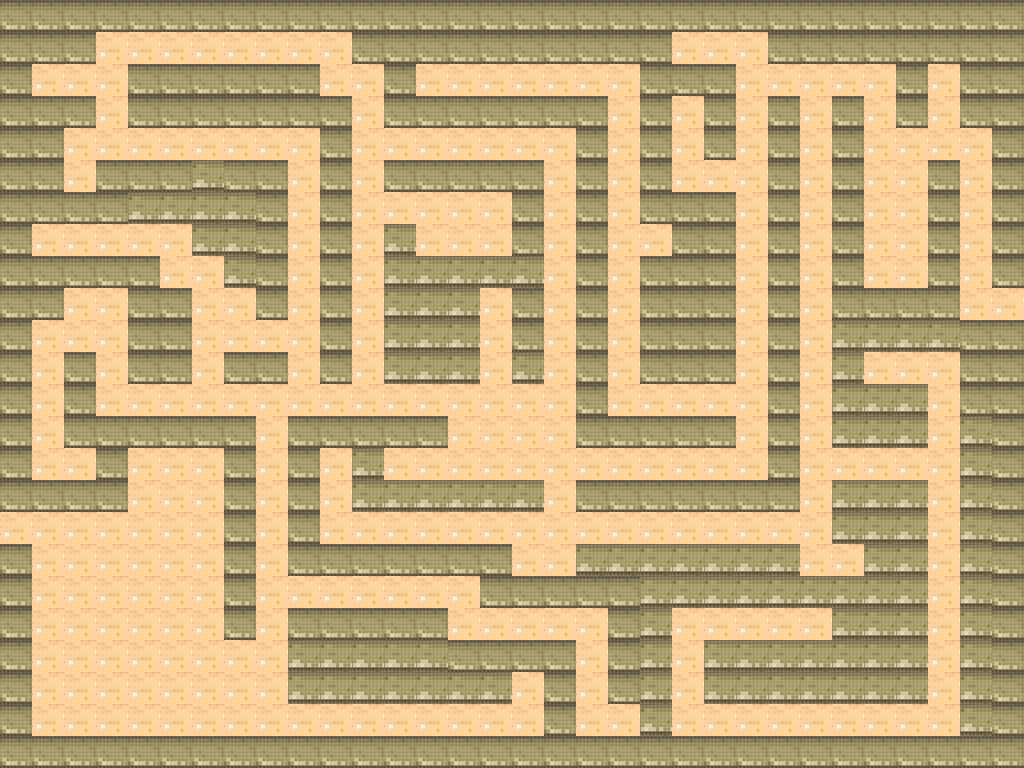

Tiled map render using the project's own tile images. Description and the whole map definition, tile-layer contents included, below:
An orthogonal 32x24 tile map with 32x32 px tiles, 1 tile layer (Tile Layer 1).

<map version="1.2" tiledversion="1.2.0" orientation="orthogonal" renderorder="right-down" width="32" height="24" tilewidth="32" tileheight="32" infinite="0" nextlayerid="2" nextobjectid="1">
 <tileset firstgid="1" source="tileset.tsx" />
 <layer id="1" name="Tile Layer 1" width="32" height="24">
  <data encoding="csv">
35,35,35,35,35,35,35,35,35,35,35,35,35,35,35,35,35,35,35,35,35,35,35,35,35,35,35,35,35,35,35,35,
35,35,35,9,9,9,9,9,9,9,9,35,35,35,35,35,35,35,35,35,35,9,9,9,35,35,35,35,35,35,35,35,
35,9,9,9,35,35,35,35,35,35,9,9,35,9,9,9,9,9,9,9,35,35,35,9,9,9,9,9,35,9,35,35,
35,35,35,9,35,35,35,35,35,35,35,9,35,35,35,35,35,35,35,9,35,9,35,9,35,9,35,9,35,9,35,35,
35,35,9,9,9,9,9,9,9,9,35,9,9,9,9,9,9,9,35,9,35,9,35,9,35,9,35,9,9,9,9,35,
35,35,9,35,35,35,41,35,35,9,35,9,35,35,35,35,35,9,35,9,35,9,9,9,35,9,35,9,9,35,9,35,
35,35,35,35,41,41,41,41,35,9,35,9,9,9,9,9,35,9,35,9,35,35,35,9,35,9,35,9,9,35,9,35,
35,9,9,9,9,9,41,41,35,9,35,9,41,9,9,9,35,9,35,9,9,35,35,9,35,9,35,9,9,35,9,35,
35,35,35,35,35,9,9,41,35,9,35,9,41,41,41,41,41,9,35,9,35,35,35,9,35,9,35,9,9,35,9,35,
35,35,9,9,35,35,9,9,35,9,35,9,41,41,41,9,35,9,35,9,35,35,35,9,35,9,35,35,35,35,9,9,
35,9,9,9,35,35,9,9,9,9,35,9,41,41,41,9,35,9,35,9,35,35,35,9,35,9,41,41,41,41,35,35,
35,9,35,9,35,35,9,35,35,9,35,9,41,41,41,9,41,9,35,9,35,35,35,9,35,9,41,9,9,9,35,35,
35,9,35,9,9,9,9,9,9,9,9,9,9,9,9,9,9,9,35,9,9,9,9,9,35,9,41,41,41,9,35,35,
35,9,35,35,35,35,35,35,9,35,35,35,35,35,9,9,9,9,35,35,35,35,35,9,35,9,41,41,41,9,41,35,
35,9,9,35,9,9,9,35,9,35,9,41,9,9,9,9,9,9,9,9,9,9,9,9,35,9,9,9,9,9,41,35,
35,35,35,35,9,9,9,35,9,35,9,41,41,41,41,41,41,9,35,35,35,35,35,35,35,9,41,41,41,9,41,35,
9,9,9,9,9,9,9,35,9,35,9,9,9,9,9,9,9,9,9,9,9,9,9,9,9,9,41,41,41,9,41,35,
35,9,9,9,9,9,9,35,9,35,35,35,35,35,35,35,9,9,41,41,41,41,41,41,41,9,9,41,41,9,41,35,
35,9,9,9,9,9,9,35,9,9,9,9,9,9,9,35,35,35,35,35,41,41,41,41,41,41,41,41,41,9,41,35,
35,9,9,9,9,9,9,35,9,35,35,35,35,35,9,9,9,9,9,35,41,9,9,9,9,9,41,41,41,9,41,35,
35,9,9,9,9,9,9,9,9,41,41,41,41,41,35,35,35,35,9,35,41,9,41,41,41,41,41,41,41,9,41,35,
35,9,9,9,9,9,9,9,9,41,41,41,41,41,41,41,9,35,9,35,41,9,41,41,41,41,41,41,41,9,41,35,
35,9,9,9,9,9,9,9,9,9,9,9,9,9,9,9,9,35,9,9,41,9,9,9,9,9,9,9,9,9,41,35,
35,35,35,35,35,35,35,35,35,35,35,35,35,35,35,35,35,35,35,35,35,35,35,35,35,35,35,35,35,35,35,35
</data>
 </layer>
</map>